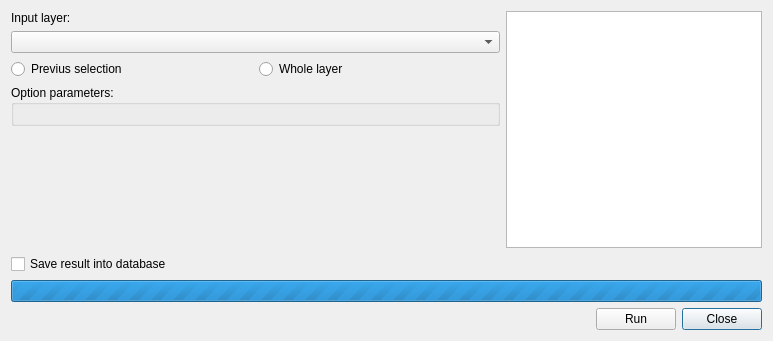
<?xml version="1.0" encoding="UTF-8"?>
<ui version="4.0">
 <class>toolbox</class>
 <widget class="QDialog" name="toolbox">
  <property name="geometry">
   <rect>
    <x>0</x>
    <y>0</y>
    <width>773</width>
    <height>341</height>
   </rect>
  </property>
  <property name="windowTitle">
   <string>Toolbox</string>
  </property>
  <layout class="QGridLayout" name="gridLayout_2">
   <item row="2" column="0">
    <spacer name="horizontalSpacer">
     <property name="orientation">
      <enum>Qt::Horizontal</enum>
     </property>
     <property name="sizeHint" stdset="0">
      <size>
       <width>40</width>
       <height>20</height>
      </size>
     </property>
    </spacer>
   </item>
   <item row="2" column="2">
    <widget class="QPushButton" name="btn_close">
     <property name="text">
      <string>Close</string>
     </property>
    </widget>
   </item>
   <item row="2" column="1">
    <widget class="QPushButton" name="btn_run">
     <property name="text">
      <string>Run</string>
     </property>
    </widget>
   </item>
   <item row="1" column="0" colspan="3">
    <widget class="QProgressBar" name="progressBar">
     <property name="maximum">
      <number>0</number>
     </property>
     <property name="value">
      <number>-1</number>
     </property>
     <property name="textVisible">
      <bool>false</bool>
     </property>
    </widget>
   </item>
   <item row="0" column="0" colspan="3">
    <layout class="QGridLayout" name="gridLayout">
     <item row="2" column="0">
      <widget class="QRadioButton" name="rbt_previous">
       <property name="sizePolicy">
        <sizepolicy hsizetype="Expanding" vsizetype="Fixed">
         <horstretch>0</horstretch>
         <verstretch>0</verstretch>
        </sizepolicy>
       </property>
       <property name="text">
        <string>Previus selection</string>
       </property>
      </widget>
     </item>
     <item row="0" column="2" rowspan="5">
      <widget class="QTextEdit" name="txt_info">
       <property name="sizePolicy">
        <sizepolicy hsizetype="Preferred" vsizetype="Preferred">
         <horstretch>0</horstretch>
         <verstretch>0</verstretch>
        </sizepolicy>
       </property>
      </widget>
     </item>
     <item row="2" column="1">
      <widget class="QRadioButton" name="rbt_layer">
       <property name="sizePolicy">
        <sizepolicy hsizetype="Expanding" vsizetype="Fixed">
         <horstretch>0</horstretch>
         <verstretch>0</verstretch>
        </sizepolicy>
       </property>
       <property name="text">
        <string>Whole layer</string>
       </property>
      </widget>
     </item>
     <item row="1" column="0" colspan="2">
      <widget class="QComboBox" name="cmb_layers">
       <property name="sizePolicy">
        <sizepolicy hsizetype="Preferred" vsizetype="Preferred">
         <horstretch>0</horstretch>
         <verstretch>0</verstretch>
        </sizepolicy>
       </property>
      </widget>
     </item>
     <item row="0" column="0" colspan="2">
      <widget class="QLabel" name="lbl_input_layer">
       <property name="sizePolicy">
        <sizepolicy hsizetype="Preferred" vsizetype="Maximum">
         <horstretch>0</horstretch>
         <verstretch>0</verstretch>
        </sizepolicy>
       </property>
       <property name="text">
        <string>Input layer:</string>
       </property>
      </widget>
     </item>
     <item row="4" column="0" colspan="2">
      <spacer name="verticalSpacer">
       <property name="orientation">
        <enum>Qt::Vertical</enum>
       </property>
       <property name="sizeHint" stdset="0">
        <size>
         <width>20</width>
         <height>40</height>
        </size>
       </property>
      </spacer>
     </item>
     <item row="3" column="0" colspan="2">
      <widget class="QGroupBox" name="grb_parameters">
       <property name="title">
        <string>Option parameters:</string>
       </property>
       <layout class="QGridLayout" name="gridLayout_3">
        <item row="0" column="0">
         <layout class="QGridLayout" name="grl_option_parameters"/>
        </item>
       </layout>
      </widget>
     </item>
     <item row="5" column="0" colspan="3">
      <widget class="QCheckBox" name="chk_save">
       <property name="text">
        <string>Save result into database</string>
       </property>
      </widget>
     </item>
    </layout>
   </item>
  </layout>
 </widget>
 <resources/>
 <connections/>
</ui>
